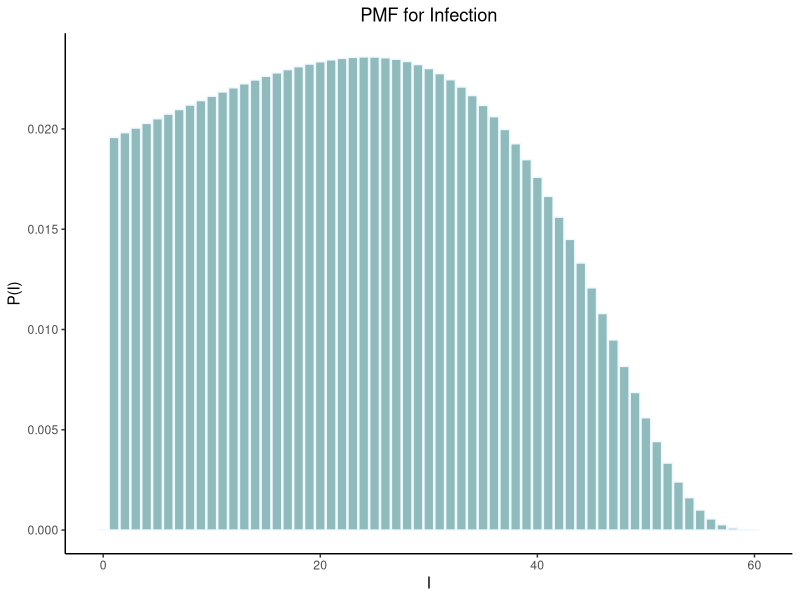

Write R code to recreate this figure.
library(deSolve)
library(ggplot2)
library(gridExtra)  # install.packages("gridExtra")
library(Matrix)


markhov_virus <- function(end_time, beta, gamma, S, I, R = 0){
  #output value as: "time_of_event: infected/0, infected/recovered, 
  N = S + I + R
  population = seq(1, N, by=1)
  I_list = population[1:I]
  S_list = population[I:S+I]
  R_list = population[S+I:N]
  table = matrix(nrow=0, ncol=6)
  colnames(table) <- c("time", "infector", "affected", "S", "I", "R")
  current_time = 0
  infecter = 0
  affected = 0
  table <- rbind(table, c(0,0,0,S,I,R))
  while (current_time < end_time & I > 0 & (gamma > 0 | I < N)){
    next_time <- rexp(1, beta * S *I / N + gamma *I)
    current_time <- current_time + next_time
    U <- runif(1)
    if (U < (beta * S / N) / (beta * S / N + gamma)) {
      I = I + 1
      S = S - 1
      infecter <- sample(I_list, 1)
      affected <- sample(S_list, 1)
      S_list <- S_list[S_list != affected]
      I_list <- c(I_list, affected)
    }
    else {
      # S = S + 1
      I = I - 1
      R = R + 1
      infecter <- 0
      affected <- sample(I_list, 1)
      I_list <- I_list[I_list != affected]
      # S_list <- c(S_list, affected)
      R_list <- c(R_list, affected)
    }
    table <- rbind(table, c(current_time, infecter, affected, S, I, R))
  }
  return(table)
}

markhov_probability <- function(times, beta, gamma, initial_S, initial_I, initial_R=0){
  # Returns a matrix of probabilities, given time and I.
  # output in form of matrix[time, I_value]
  #temporarily for this function, assume recovery back into susceptible, may change that later.
  N <- initial_S + initial_I + initial_R
  # Code for diff. eqtn solving
  lambda <- sapply(seq(0, N), function(i) beta * (N-i) * i / N)
  mu <- sapply(seq(0, N), function(i) gamma * i)
  A <- matrix(0, nrow=N+1, ncol=N+1)
  for (i in seq(N+1)){
    A[i,i] <- -lambda[i] - mu[i]
    if (i <= N) A[i,i+1] <- lambda[i]
    if (i > 1) A[i,i-1] <- mu[i]
    }
  initial_p = sapply(seq(0,N), function(i) 0 + (i == initial_I))
  mass_vectors <- sapply(times, function(t) initial_p %*% expm(A*t))
  mass_matrix <- do.call(rbind, mass_vectors)
  rownames(mass_matrix) <- times
  colnames(mass_matrix) <- seq(0,N)
  return(as.matrix(mass_matrix))
}

  mass_matrix = markhov_probability(times=10, beta=0.4, gamma=0, initial_S=59, initial_I=1)

df = data.frame(I=as.integer(colnames(mass_matrix)), P=as.vector(mass_matrix))
ggplot(data = df, aes(x = I, y = P)) + 
  geom_col(color="aliceblue", fill=alpha("cadetblue", 0.7)) + 
  ylab('P(I)') +
  theme_classic() +
  theme(plot.title=element_text(family="sans", hjust = 0.5)) +
  ggtitle("PMF for Infection")
# data.frame(markov_virus(end_time=60,beta=0.88, gamma=0.4, S=59, I=1))
